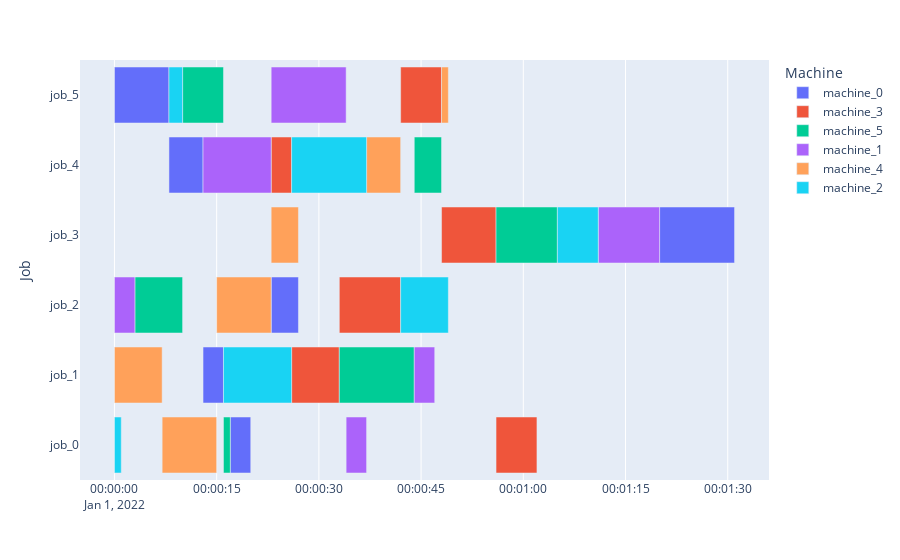
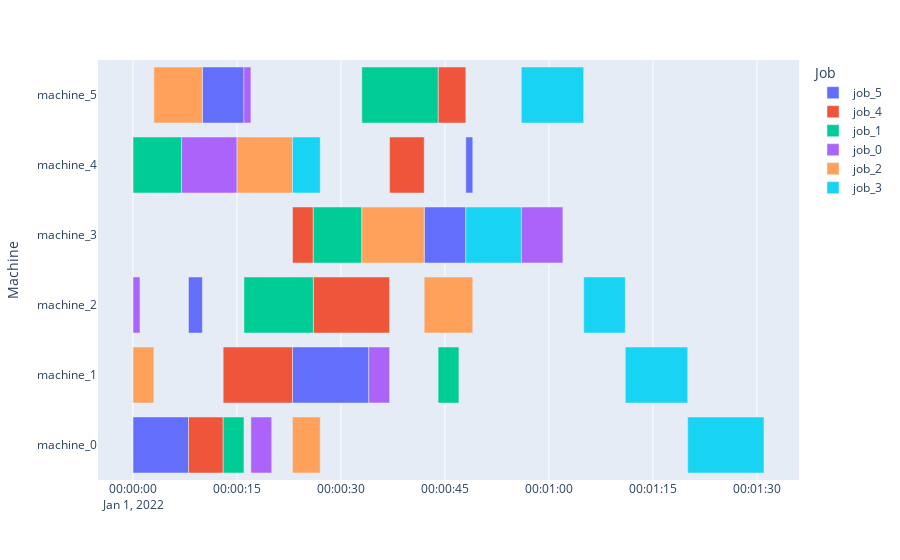
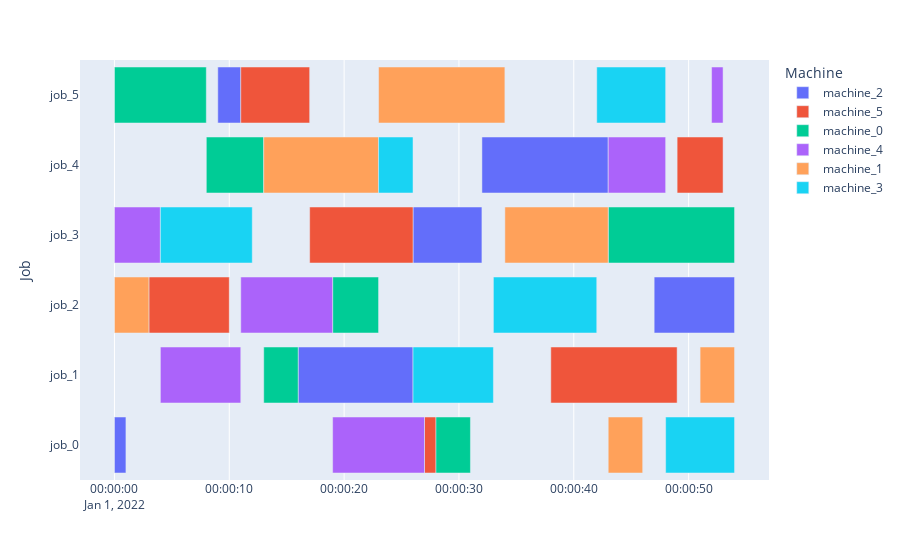
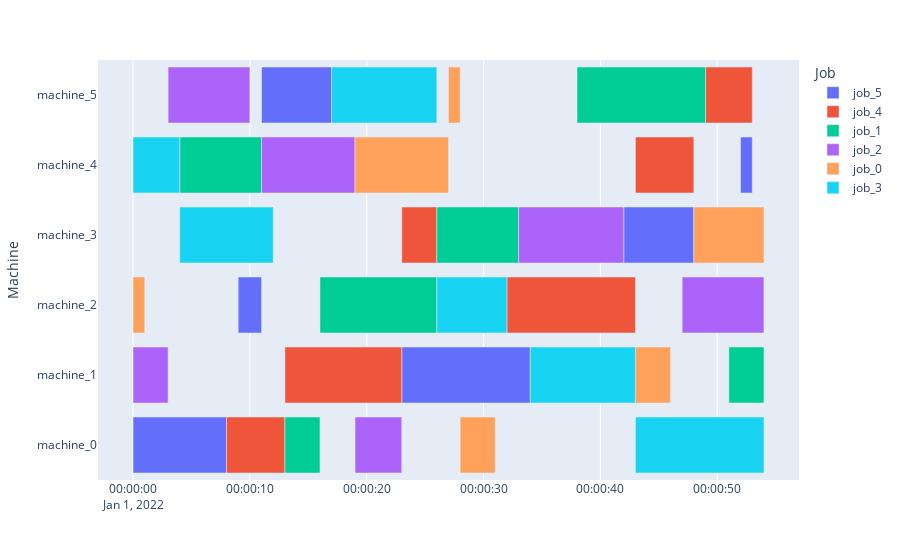

Here is the notebook cell these charts were saved with, in order:
### Code cell
# investigate instance 5 and 8 for one env 100... on size 6
import pandas as pd
import ast
df=pd.read_csv('/Users/felix/sciebo/masterarbeit/progra/model-based_rl/best_checkpoints_tests_size6_inst_20_220_2sims_1_5puct.csv')
identifier='6x6_24_inst_one_env_100_32'
print(df[identifier][0])
actions=ast.literal_eval( df[identifier][2])

import numpy as np
#Users.felix.sciebo.masterarbeit.progra.model-based_rl.

from src.jss_lite.jss_lite import jss_lite
from wrapper.jssplight_wrapper import jssp_light_obs_wrapper_multi_instances
from wrapper.jssplight_wrapper import jssp_light_obs_wrapper_no_action_mask
import time
import os
from random import randrange
inst_num=str(24)
inst_s=str(6)

instance_load="/Users/felix/sciebo/masterarbeit/progra/model-based_rl/resources/jsp_instances/ima/"+inst_s+"x"+inst_s+"x"+inst_s+"/"+inst_s+"x"+inst_s+"_"+inst_num+"_inst.json"
env=jssp_light_obs_wrapper_multi_instances(instances_list=[instance_load],env_config="config")
state=env.get_state()
reward_list=[]
token=False
for a in actions:
    state, reward, done, info=env.step(a)  

print(done)
print(reward)
fig, ax = plt.subplots(figsize=(4,3.5))
plt.xlabel('Epoch', fontdict=font)
plt.ylabel('Mean Episode length of Epoch', fontdict=font)
plt.title(f"Mean Episode Length Instances Size: ", fontdict=font_2)
env.render(x_bar="Machine",y_bar="Job")

env.render(y_bar="Machine",x_bar="Job")

json_render(instance_load,x_bar="Machine",y_bar="Job")
json_render(instance_load,y_bar="Machine",x_bar="Job")

### Figure 1 — Plotly figure (JSON) as saved in the notebook; plotly's stock layout.template omitted (floating-point values rounded to 4 significant figures)
{"data": [{"alignmentgroup": "True", "base": ["2022-01-01T00:00:17", "2022-01-01T00:00:13", "2022-01-01T00:00:23", "2022-01-01T00:01:20", "2022-01-01T00:00:08", "2022-01-01T00:00:00"], "hovertemplate": "Machine=machine_0<br>Start=%{base}<br>Finish=%{x}<br>Job=%{y}<extra></extra>", "legendgroup": "machine_0", "marker": {"color": "#636efa", "pattern": {"shape": ""}}, "name": "machine_0", "offsetgroup": "machine_0", "orientation": "h", "showlegend": true, "textposition": "auto", "type": "bar", "x": [3000, 3000, 4000, 11000, 5000, 8000], "xaxis": "x", "y": ["job_0", "job_1", "job_2", "job_3", "job_4", "job_5"], "yaxis": "y"}, {"alignmentgroup": "True", "base": ["2022-01-01T00:00:56", "2022-01-01T00:00:26", "2022-01-01T00:00:33", "2022-01-01T00:00:48", "2022-01-01T00:00:23", "2022-01-01T00:00:42"], "hovertemplate": "Machine=machine_3<br>Start=%{base}<br>Finish=%{x}<br>Job=%{y}<extra></extra>", "legendgroup": "machine_3", "marker": {"color": "#EF553B", "pattern": {"shape": ""}}, "name": "machine_3", "offsetgroup": "machine_3", "orientation": "h", "showlegend": true, "textposition": "auto", "type": "bar", "x": [6000, 7000, 9000, 8000, 3000, 6000], "xaxis": "x", "y": ["job_0", "job_1", "job_2", "job_3", "job_4", "job_5"], "yaxis": "y"}, {"alignmentgroup": "True", "base": ["2022-01-01T00:00:16", "2022-01-01T00:00:33", "2022-01-01T00:00:03", "2022-01-01T00:00:56", "2022-01-01T00:00:44", "2022-01-01T00:00:10"], "hovertemplate": "Machine=machine_5<br>Start=%{base}<br>Finish=%{x}<br>Job=%{y}<extra></extra>", "legendgroup": "machine_5", "marker": {"color": "#00cc96", "pattern": {"shape": ""}}, "name": "machine_5", "offsetgroup": "machine_5", "orientation": "h", "showlegend": true, "textposition": "auto", "type": "bar", "x": [1000, 11000, 7000, 9000, 4000, 6000], "xaxis": "x", "y": ["job_0", "job_1", "job_2", "job_3", "job_4", "job_5"], "yaxis": "y"}, {"alignmentgroup": "True", "base": ["2022-01-01T00:00:34", "2022-01-01T00:00:44", "2022-01-01T00:00:00", "2022-01-01T00:01:11", "2022-01-01T00:00:13", "2022-01-01T00:00:23"], "hovertemplate": "Machine=machine_1<br>Start=%{base}<br>Finish=%{x}<br>Job=%{y}<extra></extra>", "legendgroup": "machine_1", "marker": {"color": "#ab63fa", "pattern": {"shape": ""}}, "name": "machine_1", "offsetgroup": "machine_1", "orientation": "h", "showlegend": true, "textposition": "auto", "type": "bar", "x": [3000, 3000, 3000, 9000, 10000, 11000], "xaxis": "x", "y": ["job_0", "job_1", "job_2", "job_3", "job_4", "job_5"], "yaxis": "y"}, {"alignmentgroup": "True", "base": ["2022-01-01T00:00:07", "2022-01-01T00:00:00", "2022-01-01T00:00:15", "2022-01-01T00:00:23", "2022-01-01T00:00:37", "2022-01-01T00:00:48"], "hovertemplate": "Machine=machine_4<br>Start=%{base}<br>Finish=%{x}<br>Job=%{y}<extra></extra>", "legendgroup": "machine_4", "marker": {"color": "#FFA15A", "pattern": {"shape": ""}}, "name": "machine_4", "offsetgroup": "machine_4", "orientation": "h", "showlegend": true, "textposition": "auto", "type": "bar", "x": [8000, 7000, 8000, 4000, 5000, 1000], "xaxis": "x", "y": ["job_0", "job_1", "job_2", "job_3", "job_4", "job_5"], "yaxis": "y"}, {"alignmentgroup": "True", "base": ["2022-01-01T00:00:00", "2022-01-01T00:00:16", "2022-01-01T00:00:42", "2022-01-01T00:01:05", "2022-01-01T00:00:26", "2022-01-01T00:00:08"], "hovertemplate": "Machine=machine_2<br>Start=%{base}<br>Finish=%{x}<br>Job=%{y}<extra></extra>", "legendgroup": "machine_2", "marker": {"color": "#19d3f3", "pattern": {"shape": ""}}, "name": "machine_2", "offsetgroup": "machine_2", "orientation": "h", "showlegend": true, "textposition": "auto", "type": "bar", "x": [1000, 10000, 7000, 6000, 11000, 2000], "xaxis": "x", "y": ["job_0", "job_1", "job_2", "job_3", "job_4", "job_5"], "yaxis": "y"}], "layout": {"barmode": "overlay", "legend": {"title": {"text": "Machine"}, "tracegroupgap": 0}, "margin": {"t": 60}, "xaxis": {"anchor": "y", "domain": [0, 1], "type": "date"}, "yaxis": {"anchor": "x", "domain": [0, 1], "title": {"text": "Job"}}}}

### Figure 2 — Plotly figure (JSON) as saved in the notebook; plotly's stock layout.template omitted (floating-point values rounded to 4 significant figures)
{"data": [{"alignmentgroup": "True", "base": ["2022-01-01T00:00:00", "2022-01-01T00:00:23", "2022-01-01T00:00:08", "2022-01-01T00:00:42", "2022-01-01T00:00:48", "2022-01-01T00:00:10"], "hovertemplate": "Job=job_5<br>Start=%{base}<br>Finish=%{x}<br>Machine=%{y}<extra></extra>", "legendgroup": "job_5", "marker": {"color": "#636efa", "pattern": {"shape": ""}}, "name": "job_5", "offsetgroup": "job_5", "orientation": "h", "showlegend": true, "textposition": "auto", "type": "bar", "x": [8000, 11000, 2000, 6000, 1000, 6000], "xaxis": "x", "y": ["machine_0", "machine_1", "machine_2", "machine_3", "machine_4", "machine_5"], "yaxis": "y"}, {"alignmentgroup": "True", "base": ["2022-01-01T00:00:08", "2022-01-01T00:00:13", "2022-01-01T00:00:26", "2022-01-01T00:00:23", "2022-01-01T00:00:37", "2022-01-01T00:00:44"], "hovertemplate": "Job=job_4<br>Start=%{base}<br>Finish=%{x}<br>Machine=%{y}<extra></extra>", "legendgroup": "job_4", "marker": {"color": "#EF553B", "pattern": {"shape": ""}}, "name": "job_4", "offsetgroup": "job_4", "orientation": "h", "showlegend": true, "textposition": "auto", "type": "bar", "x": [5000, 10000, 11000, 3000, 5000, 4000], "xaxis": "x", "y": ["machine_0", "machine_1", "machine_2", "machine_3", "machine_4", "machine_5"], "yaxis": "y"}, {"alignmentgroup": "True", "base": ["2022-01-01T00:00:13", "2022-01-01T00:00:44", "2022-01-01T00:00:16", "2022-01-01T00:00:26", "2022-01-01T00:00:00", "2022-01-01T00:00:33"], "hovertemplate": "Job=job_1<br>Start=%{base}<br>Finish=%{x}<br>Machine=%{y}<extra></extra>", "legendgroup": "job_1", "marker": {"color": "#00cc96", "pattern": {"shape": ""}}, "name": "job_1", "offsetgroup": "job_1", "orientation": "h", "showlegend": true, "textposition": "auto", "type": "bar", "x": [3000, 3000, 10000, 7000, 7000, 11000], "xaxis": "x", "y": ["machine_0", "machine_1", "machine_2", "machine_3", "machine_4", "machine_5"], "yaxis": "y"}, {"alignmentgroup": "True", "base": ["2022-01-01T00:00:17", "2022-01-01T00:00:34", "2022-01-01T00:00:00", "2022-01-01T00:00:56", "2022-01-01T00:00:07", "2022-01-01T00:00:16"], "hovertemplate": "Job=job_0<br>Start=%{base}<br>Finish=%{x}<br>Machine=%{y}<extra></extra>", "legendgroup": "job_0", "marker": {"color": "#ab63fa", "pattern": {"shape": ""}}, "name": "job_0", "offsetgroup": "job_0", "orientation": "h", "showlegend": true, "textposition": "auto", "type": "bar", "x": [3000, 3000, 1000, 6000, 8000, 1000], "xaxis": "x", "y": ["machine_0", "machine_1", "machine_2", "machine_3", "machine_4", "machine_5"], "yaxis": "y"}, {"alignmentgroup": "True", "base": ["2022-01-01T00:00:23", "2022-01-01T00:00:00", "2022-01-01T00:00:42", "2022-01-01T00:00:33", "2022-01-01T00:00:15", "2022-01-01T00:00:03"], "hovertemplate": "Job=job_2<br>Start=%{base}<br>Finish=%{x}<br>Machine=%{y}<extra></extra>", "legendgroup": "job_2", "marker": {"color": "#FFA15A", "pattern": {"shape": ""}}, "name": "job_2", "offsetgroup": "job_2", "orientation": "h", "showlegend": true, "textposition": "auto", "type": "bar", "x": [4000, 3000, 7000, 9000, 8000, 7000], "xaxis": "x", "y": ["machine_0", "machine_1", "machine_2", "machine_3", "machine_4", "machine_5"], "yaxis": "y"}, {"alignmentgroup": "True", "base": ["2022-01-01T00:01:20", "2022-01-01T00:01:11", "2022-01-01T00:01:05", "2022-01-01T00:00:48", "2022-01-01T00:00:23", "2022-01-01T00:00:56"], "hovertemplate": "Job=job_3<br>Start=%{base}<br>Finish=%{x}<br>Machine=%{y}<extra></extra>", "legendgroup": "job_3", "marker": {"color": "#19d3f3", "pattern": {"shape": ""}}, "name": "job_3", "offsetgroup": "job_3", "orientation": "h", "showlegend": true, "textposition": "auto", "type": "bar", "x": [11000, 9000, 6000, 8000, 4000, 9000], "xaxis": "x", "y": ["machine_0", "machine_1", "machine_2", "machine_3", "machine_4", "machine_5"], "yaxis": "y"}], "layout": {"barmode": "overlay", "legend": {"title": {"text": "Job"}, "tracegroupgap": 0}, "margin": {"t": 60}, "xaxis": {"anchor": "y", "domain": [0, 1], "type": "date"}, "yaxis": {"anchor": "x", "domain": [0, 1], "title": {"text": "Machine"}}}}

### Figure 3 — Plotly figure (JSON) as saved in the notebook; plotly's stock layout.template omitted (floating-point values rounded to 4 significant figures)
{"data": [{"alignmentgroup": "True", "base": ["2022-01-01T00:00:00", "2022-01-01T00:00:16", "2022-01-01T00:00:47", "2022-01-01T00:00:26", "2022-01-01T00:00:32", "2022-01-01T00:00:09"], "hovertemplate": "Machine=machine_2<br>Start=%{base}<br>Finish=%{x}<br>Job=%{y}<extra></extra>", "legendgroup": "machine_2", "marker": {"color": "#636efa", "pattern": {"shape": ""}}, "name": "machine_2", "offsetgroup": "machine_2", "orientation": "h", "showlegend": true, "textposition": "auto", "type": "bar", "x": [1000, 10000, 7000, 6000, 11000, 2000], "xaxis": "x", "y": ["job_0", "job_1", "job_2", "job_3", "job_4", "job_5"], "yaxis": "y"}, {"alignmentgroup": "True", "base": ["2022-01-01T00:00:27", "2022-01-01T00:00:38", "2022-01-01T00:00:03", "2022-01-01T00:00:17", "2022-01-01T00:00:49", "2022-01-01T00:00:11"], "hovertemplate": "Machine=machine_5<br>Start=%{base}<br>Finish=%{x}<br>Job=%{y}<extra></extra>", "legendgroup": "machine_5", "marker": {"color": "#EF553B", "pattern": {"shape": ""}}, "name": "machine_5", "offsetgroup": "machine_5", "orientation": "h", "showlegend": true, "textposition": "auto", "type": "bar", "x": [1000, 11000, 7000, 9000, 4000, 6000], "xaxis": "x", "y": ["job_0", "job_1", "job_2", "job_3", "job_4", "job_5"], "yaxis": "y"}, {"alignmentgroup": "True", "base": ["2022-01-01T00:00:28", "2022-01-01T00:00:13", "2022-01-01T00:00:19", "2022-01-01T00:00:43", "2022-01-01T00:00:08", "2022-01-01T00:00:00"], "hovertemplate": "Machine=machine_0<br>Start=%{base}<br>Finish=%{x}<br>Job=%{y}<extra></extra>", "legendgroup": "machine_0", "marker": {"color": "#00cc96", "pattern": {"shape": ""}}, "name": "machine_0", "offsetgroup": "machine_0", "orientation": "h", "showlegend": true, "textposition": "auto", "type": "bar", "x": [3000, 3000, 4000, 11000, 5000, 8000], "xaxis": "x", "y": ["job_0", "job_1", "job_2", "job_3", "job_4", "job_5"], "yaxis": "y"}, {"alignmentgroup": "True", "base": ["2022-01-01T00:00:19", "2022-01-01T00:00:04", "2022-01-01T00:00:11", "2022-01-01T00:00:00", "2022-01-01T00:00:43", "2022-01-01T00:00:52"], "hovertemplate": "Machine=machine_4<br>Start=%{base}<br>Finish=%{x}<br>Job=%{y}<extra></extra>", "legendgroup": "machine_4", "marker": {"color": "#ab63fa", "pattern": {"shape": ""}}, "name": "machine_4", "offsetgroup": "machine_4", "orientation": "h", "showlegend": true, "textposition": "auto", "type": "bar", "x": [8000, 7000, 8000, 4000, 5000, 1000], "xaxis": "x", "y": ["job_0", "job_1", "job_2", "job_3", "job_4", "job_5"], "yaxis": "y"}, {"alignmentgroup": "True", "base": ["2022-01-01T00:00:43", "2022-01-01T00:00:51", "2022-01-01T00:00:00", "2022-01-01T00:00:34", "2022-01-01T00:00:13", "2022-01-01T00:00:23"], "hovertemplate": "Machine=machine_1<br>Start=%{base}<br>Finish=%{x}<br>Job=%{y}<extra></extra>", "legendgroup": "machine_1", "marker": {"color": "#FFA15A", "pattern": {"shape": ""}}, "name": "machine_1", "offsetgroup": "machine_1", "orientation": "h", "showlegend": true, "textposition": "auto", "type": "bar", "x": [3000, 3000, 3000, 9000, 10000, 11000], "xaxis": "x", "y": ["job_0", "job_1", "job_2", "job_3", "job_4", "job_5"], "yaxis": "y"}, {"alignmentgroup": "True", "base": ["2022-01-01T00:00:48", "2022-01-01T00:00:26", "2022-01-01T00:00:33", "2022-01-01T00:00:04", "2022-01-01T00:00:23", "2022-01-01T00:00:42"], "hovertemplate": "Machine=machine_3<br>Start=%{base}<br>Finish=%{x}<br>Job=%{y}<extra></extra>", "legendgroup": "machine_3", "marker": {"color": "#19d3f3", "pattern": {"shape": ""}}, "name": "machine_3", "offsetgroup": "machine_3", "orientation": "h", "showlegend": true, "textposition": "auto", "type": "bar", "x": [6000, 7000, 9000, 8000, 3000, 6000], "xaxis": "x", "y": ["job_0", "job_1", "job_2", "job_3", "job_4", "job_5"], "yaxis": "y"}], "layout": {"barmode": "overlay", "legend": {"title": {"text": "Machine"}, "tracegroupgap": 0}, "margin": {"t": 60}, "xaxis": {"anchor": "y", "domain": [0, 1], "type": "date"}, "yaxis": {"anchor": "x", "domain": [0, 1], "title": {"text": "Job"}}}}

### Figure 4 — Plotly figure (JSON) as saved in the notebook; plotly's stock layout.template omitted (floating-point values rounded to 4 significant figures)
{"data": [{"alignmentgroup": "True", "base": ["2022-01-01T00:00:00", "2022-01-01T00:00:23", "2022-01-01T00:00:09", "2022-01-01T00:00:42", "2022-01-01T00:00:52", "2022-01-01T00:00:11"], "hovertemplate": "Job=job_5<br>Start=%{base}<br>Finish=%{x}<br>Machine=%{y}<extra></extra>", "legendgroup": "job_5", "marker": {"color": "#636efa", "pattern": {"shape": ""}}, "name": "job_5", "offsetgroup": "job_5", "orientation": "h", "showlegend": true, "textposition": "auto", "type": "bar", "x": [8000, 11000, 2000, 6000, 1000, 6000], "xaxis": "x", "y": ["machine_0", "machine_1", "machine_2", "machine_3", "machine_4", "machine_5"], "yaxis": "y"}, {"alignmentgroup": "True", "base": ["2022-01-01T00:00:08", "2022-01-01T00:00:13", "2022-01-01T00:00:32", "2022-01-01T00:00:23", "2022-01-01T00:00:43", "2022-01-01T00:00:49"], "hovertemplate": "Job=job_4<br>Start=%{base}<br>Finish=%{x}<br>Machine=%{y}<extra></extra>", "legendgroup": "job_4", "marker": {"color": "#EF553B", "pattern": {"shape": ""}}, "name": "job_4", "offsetgroup": "job_4", "orientation": "h", "showlegend": true, "textposition": "auto", "type": "bar", "x": [5000, 10000, 11000, 3000, 5000, 4000], "xaxis": "x", "y": ["machine_0", "machine_1", "machine_2", "machine_3", "machine_4", "machine_5"], "yaxis": "y"}, {"alignmentgroup": "True", "base": ["2022-01-01T00:00:13", "2022-01-01T00:00:51", "2022-01-01T00:00:16", "2022-01-01T00:00:26", "2022-01-01T00:00:04", "2022-01-01T00:00:38"], "hovertemplate": "Job=job_1<br>Start=%{base}<br>Finish=%{x}<br>Machine=%{y}<extra></extra>", "legendgroup": "job_1", "marker": {"color": "#00cc96", "pattern": {"shape": ""}}, "name": "job_1", "offsetgroup": "job_1", "orientation": "h", "showlegend": true, "textposition": "auto", "type": "bar", "x": [3000, 3000, 10000, 7000, 7000, 11000], "xaxis": "x", "y": ["machine_0", "machine_1", "machine_2", "machine_3", "machine_4", "machine_5"], "yaxis": "y"}, {"alignmentgroup": "True", "base": ["2022-01-01T00:00:19", "2022-01-01T00:00:00", "2022-01-01T00:00:47", "2022-01-01T00:00:33", "2022-01-01T00:00:11", "2022-01-01T00:00:03"], "hovertemplate": "Job=job_2<br>Start=%{base}<br>Finish=%{x}<br>Machine=%{y}<extra></extra>", "legendgroup": "job_2", "marker": {"color": "#ab63fa", "pattern": {"shape": ""}}, "name": "job_2", "offsetgroup": "job_2", "orientation": "h", "showlegend": true, "textposition": "auto", "type": "bar", "x": [4000, 3000, 7000, 9000, 8000, 7000], "xaxis": "x", "y": ["machine_0", "machine_1", "machine_2", "machine_3", "machine_4", "machine_5"], "yaxis": "y"}, {"alignmentgroup": "True", "base": ["2022-01-01T00:00:28", "2022-01-01T00:00:43", "2022-01-01T00:00:00", "2022-01-01T00:00:48", "2022-01-01T00:00:19", "2022-01-01T00:00:27"], "hovertemplate": "Job=job_0<br>Start=%{base}<br>Finish=%{x}<br>Machine=%{y}<extra></extra>", "legendgroup": "job_0", "marker": {"color": "#FFA15A", "pattern": {"shape": ""}}, "name": "job_0", "offsetgroup": "job_0", "orientation": "h", "showlegend": true, "textposition": "auto", "type": "bar", "x": [3000, 3000, 1000, 6000, 8000, 1000], "xaxis": "x", "y": ["machine_0", "machine_1", "machine_2", "machine_3", "machine_4", "machine_5"], "yaxis": "y"}, {"alignmentgroup": "True", "base": ["2022-01-01T00:00:43", "2022-01-01T00:00:34", "2022-01-01T00:00:26", "2022-01-01T00:00:04", "2022-01-01T00:00:00", "2022-01-01T00:00:17"], "hovertemplate": "Job=job_3<br>Start=%{base}<br>Finish=%{x}<br>Machine=%{y}<extra></extra>", "legendgroup": "job_3", "marker": {"color": "#19d3f3", "pattern": {"shape": ""}}, "name": "job_3", "offsetgroup": "job_3", "orientation": "h", "showlegend": true, "textposition": "auto", "type": "bar", "x": [11000, 9000, 6000, 8000, 4000, 9000], "xaxis": "x", "y": ["machine_0", "machine_1", "machine_2", "machine_3", "machine_4", "machine_5"], "yaxis": "y"}], "layout": {"barmode": "overlay", "legend": {"title": {"text": "Job"}, "tracegroupgap": 0}, "margin": {"t": 60}, "xaxis": {"anchor": "y", "domain": [0, 1], "type": "date"}, "yaxis": {"anchor": "x", "domain": [0, 1], "title": {"text": "Machine"}}}}
